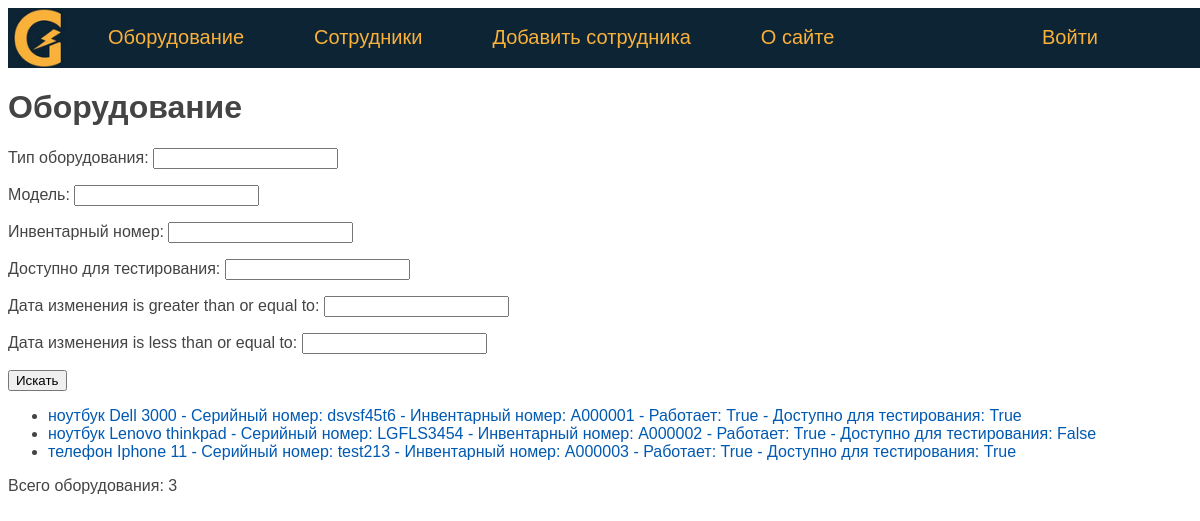
/equipments/, run on the app's committed database.
### eqlog/models.py (models this page shows, shortened)
class Equipment(models.Model):
    type = models.CharField(verbose_name='Тип оборудования', max_length=50)
    model = models.CharField(verbose_name='Модель', max_length=50)
    serial_number = models.CharField(verbose_name='Серийный номер', max_length=50)
    id_number = models.CharField(verbose_name='Инвентарный номер', max_length=10)
    sale_date = models.DateField(verbose_name='Дата покупки', default=date(2024, 1, 1))
    price = models.FloatField(verbose_name='Цена покупки', max_length=10)
    is_working = models.BooleanField(verbose_name='Работает', default=True)
    testing = models.BooleanField(verbose_name='Доступно для тестирования', default=False)
    description = models.TextField(verbose_name='Описание')
    created_at = models.DateTimeField(verbose_name='Дата создания', auto_now_add=True)
    updated_at = models.DateTimeField(verbose_name='Дата изменения', auto_now=True)
    slug = models.SlugField(verbose_name='URL', max_length=255, unique=True, db_index=True)
    objects = models.Manager()
    def get_absolute_url(self):
        return reverse('equipment', kwargs={'equip_slug': self.slug})
    class Meta:
        verbose_name = 'Оборудование'
        verbose_name_plural = 'Оборудование'
        ordering = ['type', 'model']

### eqlog/views.py (the view)
# urls.py: path('equipments/', Equipments.as_view(), name='equipments'),
class Equipments(DataMixin, ListView):
    model = Equipment
    template_name = 'eqlog/equipments.html'
    context_object_name = 'equipments'
    paginate_by = 20
    def get_context_data(self, **kwargs):
        context = super().get_context_data(**kwargs)
        auth = self.request.user.is_authenticated
        queryset = self.get_queryset()
        eq_filter = EquipmentFilter(self.request.GET, queryset)
        c_def = self.get_user_context(title='Оборудование', auth=auth, eq_filter=eq_filter)
        return {**context, **c_def}
    def get_queryset(self):
        queryset = super().get_queryset()
        eq_filter = EquipmentFilter(self.request.GET, queryset)
        return eq_filter.qs

### eqlog/utils.py (called while the page is built)
    def get_user_context(self, **kwargs):
        context = kwargs
        context['menu'] = menu
        return context

### eqlog/templates/eqlog/equipments.html
{% extends 'eqlog/base.html' %}
{% block content %}
    <h1>{{ title }}</h1>
        <form method="get" action="{% url 'equipments' %}">
            {{ eq_filter.form.as_p }}
            <button type="submit">Искать</button>
        </form>
        <ul>
        {% for e in equipments %}
            <li>
                <a href="{{ e.get_absolute_url }}">
                    {{ e.type }}
                    {{ e.model }}
                    - Серийный номер: {{ e.serial_number }}
                    - Инвентарный номер: {{ e.id_number }}
                    - Работает: {{ e.is_working }}
                    - Доступно для тестирования: {{ e.testing }}
                </a>
            </li>
        {% endfor %}
        </ul>
        <p> Всего оборудования: {{ equipments | length }}</p>
{% endblock %}

### eqlog/static/eqlog/css/styles.css (style rules this page uses)
body { font-family: 'Arial'; padding: 0; height: 100%; width: 100%; color: #444; }
a { color: #0059b2; text-decoration: none; }

### data on the page
Equipment: type "ноутбук", model "Dell 3000", serial_number "dsvsf45t6", id_number "А000001", is_working "True", testing "True"
Equipment: type "ноутбук", model "Lenovo thinkpad", serial_number "LGFLS3454", id_number "А000002", is_working "True", testing "False"
Equipment: type "телефон", model "Iphone 11", serial_number "test213", id_number "А000003", is_working "True", testing "True"

### other printed values
{{ m.title }} "Оборудование" "Сотрудники" "Добавить сотрудника" "О сайте"
{{ title }} "Оборудование"
{{ equipments | length }} "3"
